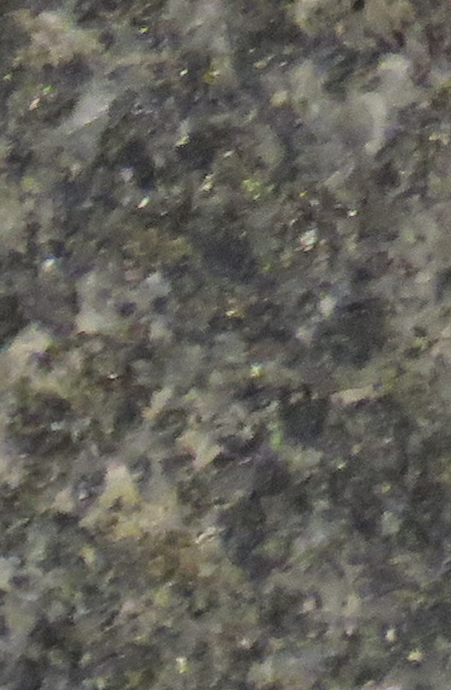
#> input picture Rock-image-patches/Diorite/10714M_P1_Cleaned_01_04.png, 451 x 690 px; its folder holds only this picture in this run
$ jupyter execute --allow-errors Color-extraction.ipynb   (older library calls are emulated)
#> lines starting #> are read from the running program, lines starting #| are printed output that depends on the picture
[cell 1]
IMG_PATH = './Rock-image-patches'
CSV_RGB = './colors_RGB.csv'
CSV_LAB = './colors_LAB.csv'

MAX_SIZE = (200, 200)
CLUSTERS = 4

#### Imports

[cell 2]
import os
import cv2
import numpy as np
from PIL import Image
from skimage import io, color
import traceback#, sys, logging
from sklearn.cluster import KMeans

def load_images_from_directory(path, max_size=None):
#> called with path = './Rock-image-patches', max_size = (200, 200)
    x_rgb = []; x_lab = []; y = []; files = [];
    for folder in os.listdir(path):
        if(os.path.isfile(folder)):
            print(os.path.join(path,folder), 'was removed')
            continue
        for file in os.listdir(os.path.join(path,folder)):
            if(not file.lower().endswith(('.png', '.jpg', '.jpeg'))):
                print(os.path.join(path,folder,file), 'was removed')
                continue
            try:
                if max_size == None:
                    # pilmode_doc=https://pillow.readthedocs.io/en/3.0.x/handbook/concepts.html
                    img = io.imread(os.path.join(path,folder,file), pilmode='RGB')
                else:
                    img = cv2.imread(os.path.join(path,folder,file)) #img = Image.open(os.path.join(path,folder,file)).convert('RGB'); img.thumbnail(max_size, Image.ANTIALIAS); img = np.array(img); img = io.imread(os.path.join(path,folder,file), pilmode='RGB')
#> img is the input picture: shape (690, 451, 3); mean B, G, R 89.6, 97.2, 98.8
                    img = cv2.resize(img, max_size);
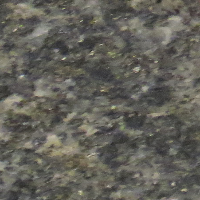
#> img: shape (200, 200, 3); mean B, G, R 89.5, 97.1, 98.7
                x_rgb.append(img)
                x_lab.append(color.rgb2lab(img)) # illuminant='D65' #x_lab.append(cv2.cvtColor(img, cv2.COLOR_BGR2LAB))
            except Exception as e:
                print(f"Error in {path}/{folder}/{file} file\n{e}")
                traceback.print_exc() #print(e, file=sys.stderr) #logging.error(e, exc_info=True)
            y.append(folder)
            files.append(file)
        print(folder, "images were loaded")
#> pass 2 of the loop in load_images_from_directory, `for folder in os.listdir(path):`:
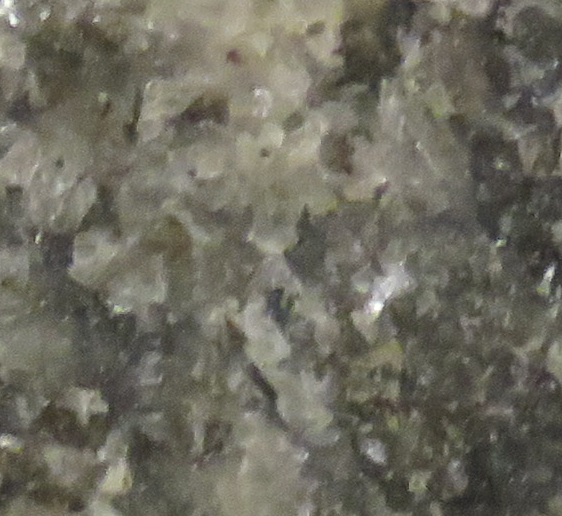
#> input picture Rock-image-patches/Gabbro/10715B_P1_Cleaned_01_03.png, 562 x 516 px
#> in load_images_from_directory, img is the input picture: shape (516, 562, 3); mean B, G, R 95, 107, 109.4
#> in load_images_from_directory, `img = cv2.resize(img, max_size);`:
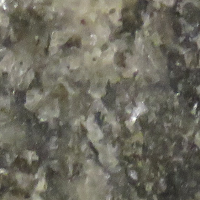
#> img: shape (200, 200, 3); mean B, G, R 94.8, 106.8, 109.2
    return (x_rgb, x_lab, y, files)

def get_dominant_colors(img):
    reshape = img.reshape((img.shape[0] * img.shape[1], img.shape[2]))
    cluster = KMeans(n_clusters=CLUSTERS).fit(reshape)
    lb = np.arange(0, len(np.unique(cluster.labels_))+1) # Get the number of different clusters
    (hist, _) = np.histogram(cluster.labels_, bins = lb) # create histogram
    hist = hist.astype("float"); hist /= hist.sum() # normalize
    colors = sorted([(percent, color) for (percent, color) in zip(hist, cluster.cluster_centers_)])
    features = []
    for (percent, color) in colors:
        features.extend(color)
        features.append(percent)
    return features

def get_dominants_plot(features):
    rect = np.zeros((50, 300, 3), dtype=np.uint8)
    start = 0
    for i in range(4):
        color_ = np.array(features[i*4:i*4+3])
        percent = features[i*4+3]
        end = start + (percent * 300)
        cv2.rectangle(rect, (int(start), 0), (int(end), 50), color_.astype("uint8").tolist(), -1)
        start = end
    return rect

def get_avg_plot(img):
    average = img.mean(axis=0).mean(axis=0)
    avg_patch = np.ones(shape=img.shape, dtype=np.uint8)*np.uint8(average)
    return avg_patch

### 1. Loading data

[cell 3]
import time

start = time.time()
x_rgb, x_lab, y, files = load_images_from_directory(IMG_PATH, MAX_SIZE)
#> x_rgb = 2 items; x_lab = 2 items; y = ['Diorite', 'Gabbro']; files = ['10714M_P1_Cleaned_01_04.png', '10715B_P1_Cleaned_01_03.png']
stop = time.time()

print(f"\nData loading time: {stop - start} s")

[cell 4]
import pandas as pd
print('Data visualization')
classes, indices, counts = np.unique(y, return_counts=True, return_index=True)
#> indices = [0, 1]; counts = [1, 1]
df = pd.DataFrame({'Classes': classes, 'Counts': counts, 'Start index': indices})
#> df = table of 2 rows and 3 columns
df.sort_values(by=['Start index'], ascending=True, ignore_index='x')
#> Out = table of 2 rows and 3 columns

### 2. Determining the best k number for kmeans

Iterating a range number of clusters for kmeans

#> (a cell that did not finish here is left out)

Plotting the Elbow curve

[cell 6]
# Plot configuration
import matplotlib.pyplot as plt
plt.rc('font', family='Times New Roman')
plt.rc('axes', titlesize=13)
plt.rc('font', size=13)

#> (a cell that did not finish here is left out)

#> (a cell that did not finish here is left out)

### 3. Extracting dominant colors from images

[cell 9]
extracted_rgb = []
extracted_lab = []

start = time.time()
try:
    i=0
    for rgb in x_rgb:
        features = get_dominant_colors(rgb)
        extracted_rgb.append(features)
        i+=1
#> this loop made 2 passes
#> (lb in get_dominant_colors, hist in get_dominant_colors, i) on passes 1 to 2: ([0, 1, 2, 3, 4], [0.283, 0.359, 0.11, 0.248], 1), ([0, 1, 2, 3, 4], [0.145, 0.32, 0.267, 0.268], 2)
#> after the loop, extracted_rgb = [[126.3, 140.9, 143.4, 0.11, 66.58, 69.87, 70.96, 0.248, 102.3, 112.4, 114, 0.283, 83.83, 90.29, 91.96, 0.359], [137.3, 152.8, 155.8, 0.145, 111.2, 124.6, 127.1, 0.267, 64.79, 73.59, 75.66, 0.268, 86.88, 98.83, 101.2, 0.32]]; i = 2
except Exception as e:
    print(f"Error in {y[i]}/{files[i]} file, index {i}, rgb shape {x_rgb[i].shape}\n{e}")
    traceback.print_exc()
stop = time.time()
print(f"\nRGB dominant colors extraction time: {stop - start} s")

start = time.time()
try:
    i=0
    for lab in x_lab:
        features = get_dominant_colors(lab)
        extracted_lab.append(features)
        i+=1
#> this loop made 2 passes
#> (lb in get_dominant_colors, hist in get_dominant_colors, i) on passes 1 to 2: ([0, 1, 2, 3, 4], [0.249, 0.112, 0.28, 0.36], 1), ([0, 1, 2, 3, 4], [0.274, 0.25, 0.158, 0.318], 2)
#> after the loop, extracted_lab = [[57.48, -4.9, -3.05, 0.112, 29.42, -0.944, -1.13, 0.249, 46.65, -3.53, -2.16, 0.28, 37.92, -2.07, -1.82, 0.36], [61.54, -4.89, -3.44, 0.158, 30.18, -2.87, -2.42, 0.25, 50.59, -4.34, -2.99, 0.274, 40.35, -3.97, -2.86, 0.318]]; i = 2
except Exception as e:
    print(f"Error in {y[i]}/{files[i]} file, index {i}, lab shape {x_lab[i].shape}\n{e}")
    traceback.print_exc()
stop = time.time()
print(f"\nLAB dominant colors extraction time: {stop - start} s")

Plotting dominant colors in sample images

### 4. Add data to CSV

[cell 10]
rgb_df = pd.DataFrame(extracted_rgb, files)
#> rgb_df = table of 2 rows and 16 columns
rgb_df[16] = y
rgb_df
#> Out = table of 2 rows and 17 columns

[cell 11]
lab_df = pd.DataFrame(extracted_lab, files)
#> lab_df = table of 2 rows and 16 columns
lab_df[-1] = y
lab_df
#> Out = table of 2 rows and 17 columns
